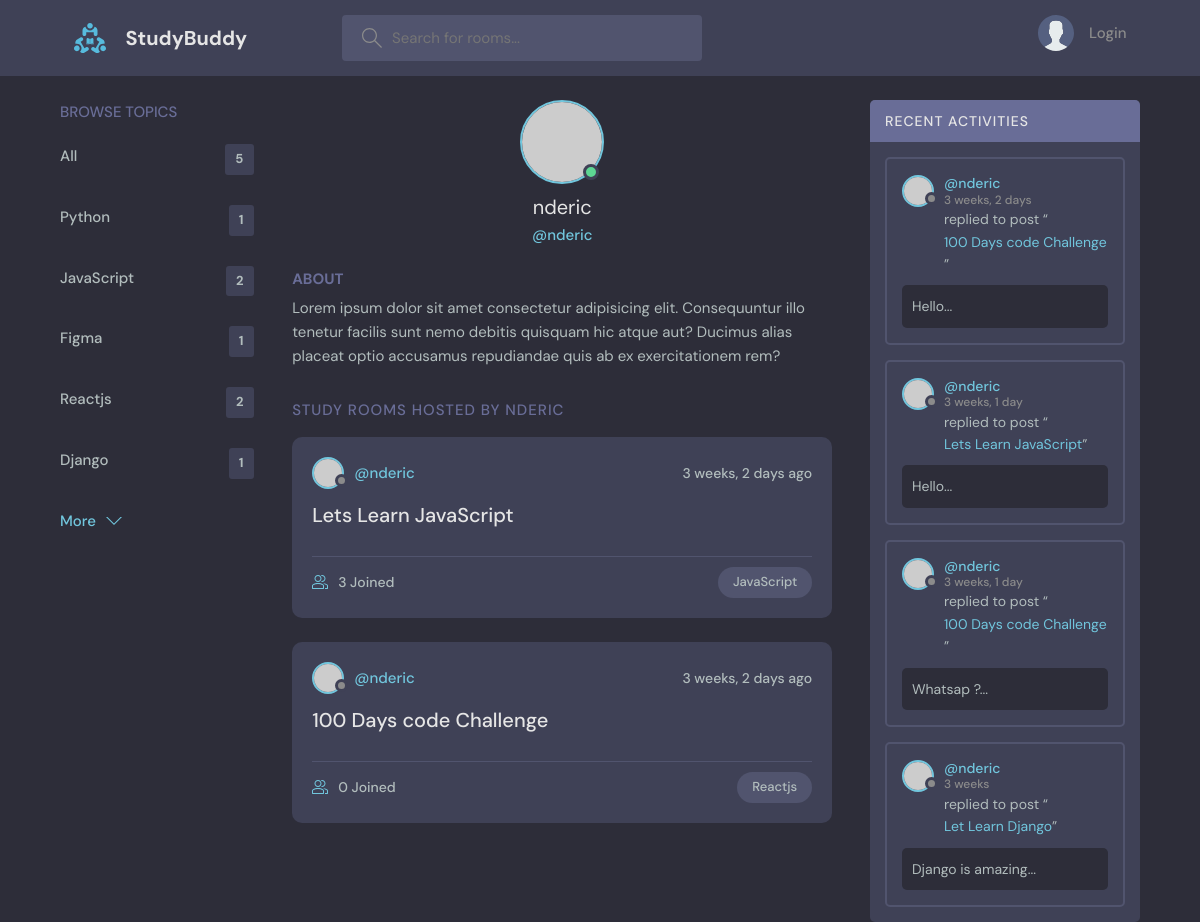
Page /profile/1/ on the earlier database version.
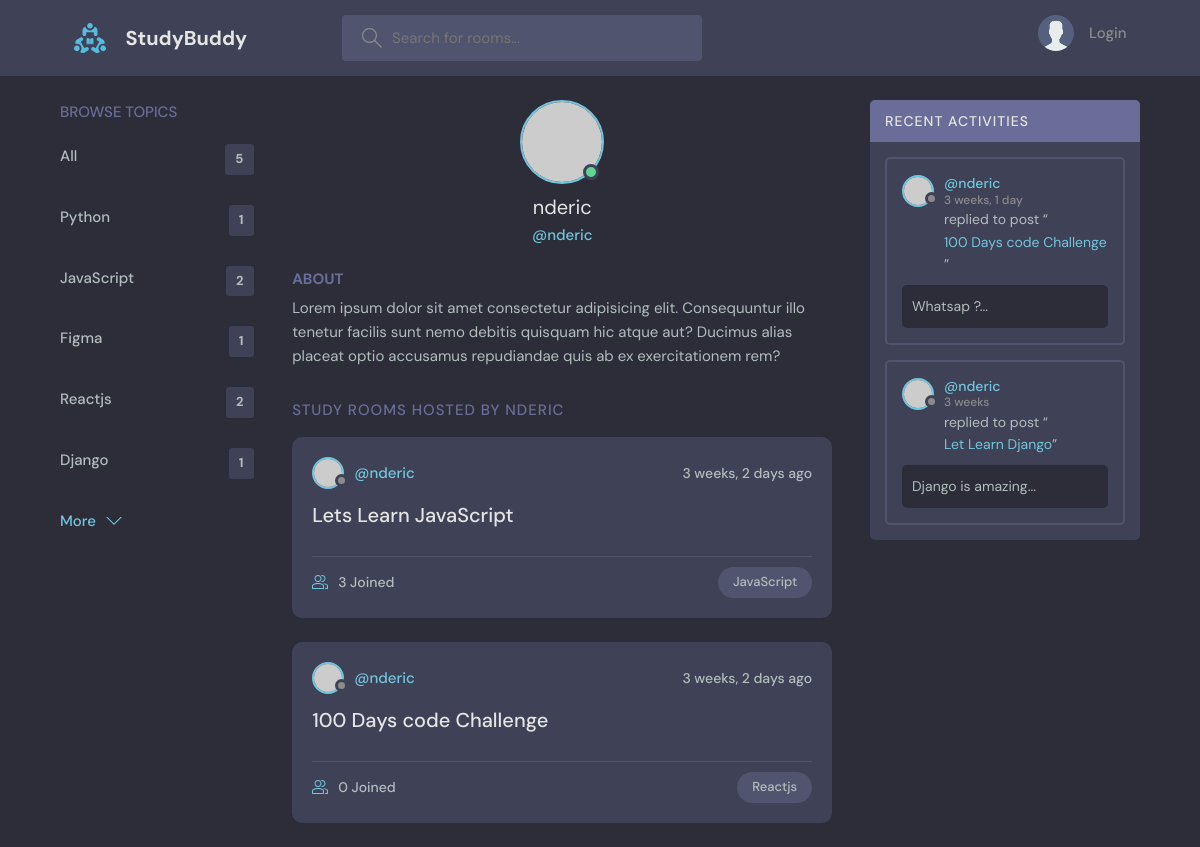
Same page on the later database version.
### base/models.py (models this page shows, shortened)
class Topic(models.Model):
    name = models.CharField(max_length=200)

class Room(models.Model):
    host = models.ForeignKey(User, on_delete=models.SET_NULL, null=True)
    topic = models.ForeignKey(Topic, on_delete=models.SET_NULL, null=True)
    name = models.CharField(max_length=200)
    description = models.TextField(null=True, blank=True)
    participants = models.ManyToManyField(
        User, related_name='participants', blank=True)
    updated = models.DateTimeField(auto_now=True)
    created = models.DateTimeField(auto_now_add=True)
    class Meta:
        ordering = ['-updated', '-created']
    def __str__(self):
        return self.name

class Message(models.Model):
    user = models.ForeignKey(User, on_delete=models.CASCADE)
    room = models.ForeignKey(Room, on_delete=models.CASCADE)
    body = models.TextField()
    updated = models.DateTimeField(auto_now=True)
    created = models.DateTimeField(auto_now_add=True)
    def __str__(self):
        return self.body[0:50]

### base/views.py (the view)
# urls.py: path('profile/<str:id>/', views.userProfile, name="user-profile"),
def userProfile(request, id):
    user = User.objects.get(id=id)
    rooms = user.room_set.all()
    room_messages = user.message_set.all()
    topics = Topic.objects.all()
    context = {'user': user, 'rooms': rooms,
               'room_messages': room_messages, 'topics': topics}
    return render(request, 'base/profile.html', context)

### base/templates/base/profile.html (shortened to what this page needs)
{% extends 'main.html' %} {% block content %}
<main class="profile-page layout layout--3">
  <div class="container">
    {% include 'base/topics_component.html' %}
    <div class="roomList">
        <div class="profile">
          <div class="profile__avatar">
            <div class="avatar avatar--large active">
              <img src="https://randomuser.me/api/portraits/men/11.jpg" />
            </div>
          </div>
          <div class="profile__info">
            <h3>{{user.username}}</h3>
            <p>@{{user.username}}</p>
          </div>
          <div class="profile__about">
            <h3>About</h3>
            <p>
              Lorem ipsum dolor sit amet consectetur adipisicing elit. Consequuntur illo tenetur
              facilis sunt nemo debitis quisquam hic atque aut? Ducimus alias placeat optio
              accusamus repudiandae quis ab ex exercitationem rem?
            </p>
          </div>
        </div>
        <div class="roomList__header">
          <div>
            <h2>Study Rooms Hosted by {{user.username}}</a>
            </h2>
          </div>
        </div>
        {% include 'base/feeds_component.html' %}
      </div>
      {% include 'base/activity_component.html' %}
  </div>
</main>
{% endblock content %}

### base/templates/base/topics_component.html
<div class="topics">
  <div class="topics__header">
    <h2>Browse Topics</h2>
  </div>
  <ul class="topics__list">
    <li>
      <a href="{% url 'home' %}">All <span>{{topics.count}}</span></a>
    </li>
    {% for topic in topics %}
    <li>
      <a href="{% url 'home' %}?q={{topic.name}}"
        >{{ topic.name }} <span>{{topic.room_set.all.count}}</span></a
      >
    </li>
    {% endfor %}
  </ul>
  <a class="btn btn--link" href="{% url 'topics' %}">
    More
    <svg
      version="1.1"
      xmlns="http://www.w3.org/2000/svg"
      width="32"
      height="32"
      viewBox="0 0 32 32"
    >
      <title>chevron-down</title>
      <path d="M16 21l-13-13h-3l16 16 16-16h-3l-13 13z"></path>
    </svg>
  </a>
</div>

### base/templates/base/feeds_component.html (shortened to what this page needs)
{% for room in rooms %}
<div class="roomListRoom">
  <div class="roomListRoom__header">
    <a
      href="{% url 'user-profile' room.host.id %}"
      class="roomListRoom__author"
    >
      <div class="avatar avatar--small">
        <img src="https://randomuser.me/api/portraits/women/11.jpg" />
      </div>
      <span>@{{ room.host.username }}</span>
    </a>
    <div class="roomListRoom__actions">
      <span>{{room.created|timesince}} ago</span>
    </div>
  </div>
  <div class="roomListRoom__content">
    <a href="{% url 'room' room.id %}">{{ room.name }}</a>
  </div>
  <div class="roomListRoom__meta">
    <a href="{% url 'room' room.id %}" class="roomListRoom__joined">
      {{room.participants.all.count}} Joined
    </a>
    <p class="roomListRoom__topic">{{ room.topic.name }}</p>
  </div>
</div>
{% endfor %}

### base/templates/base/activity_component.html (shortened to what this page needs)
<div class="activities">
  <div class="activities__header">
    <h2>Recent Activities</h2>
  </div>
  {% for message in room_messages %}
  <div class="activities__box">
    <div class="activities__boxHeader roomListRoom__header">
      <a
        href="{% url 'user-profile' message.user.id %}"
        class="roomListRoom__author"
      >
        <div class="avatar avatar--small">
          <img src="https://randomuser.me/api/portraits/women/11.jpg" />
        </div>
        <p>
          @{{message.user.username}}
          <span>{{message.created|timesince}}</span>
        </p>
      </a>
    </div>
    <div class="activities__boxContent">
      <p>
        replied to post “<a href="{% url 'room' message.room.id %}"
          >{{message.room}}</a
        >”
      </p>
      <div class="activities__boxRoomContent">{{message}}...</div>
    </div>
  </div>
  {% endfor %}
</div>

Differences in the rows shown:
removed Message: user.username "nderic", created "3 weeks, 2 days", room "100 Days code Challenge", body "Hello"
removed Message: user.username "nderic", created "3 weeks, 1 day", room "Lets Learn JavaScript", body "Hello"
